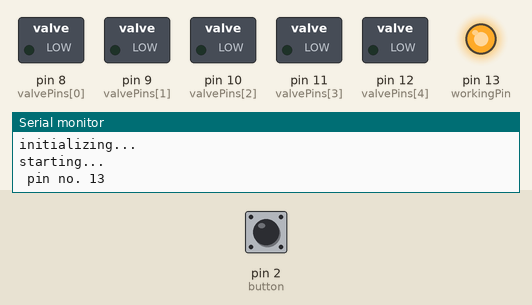
Simulated run of this sketch. Board: Arduino Uno, built with avr-gcc and run on an emulated ATmega328P. Parts: switched loads named in the sketch (green lamp = pin HIGH), output pins drawn as LEDs (lit = HIGH), the last lines printed to the serial monitor. The test bench sets the inputs (shaded band); at power-on: pin 2 (button) HIGH.

Above: at 5.0 s.
At 15.0 s:
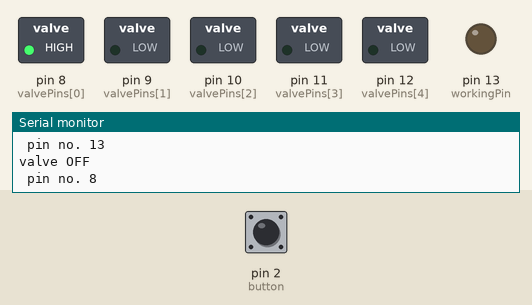
At 25.0 s:
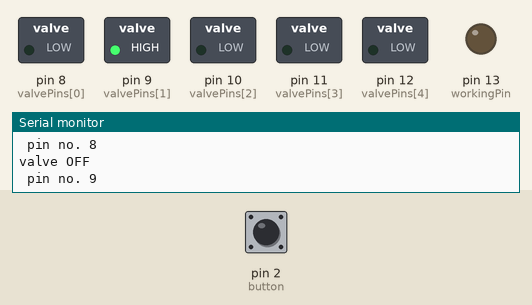
At 35.0 s:
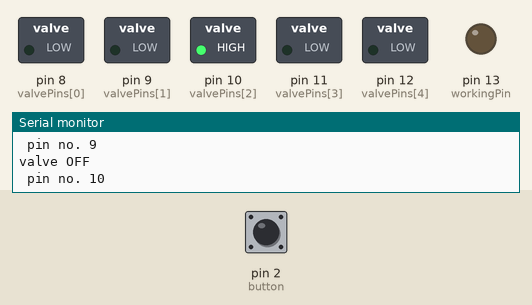
At 45.0 s:
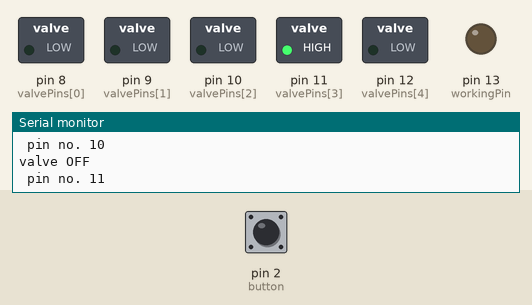
At 55.0 s:
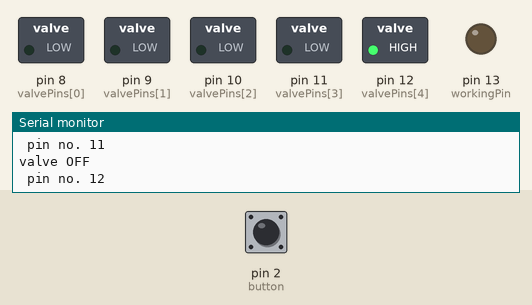
Timing chart, 0 to 78.0 s (numbered marks = the images above):
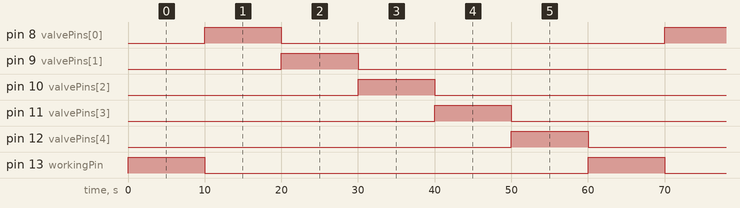

The sketch:

valves_only.ino
```cpp
/*
 *  This program is for valves installation (inital release tests,)
 *  deintallation (release all liquid,) or other tests.
 *
 *  Adjust the value of releaseTime and/or workingValve to suit different needs.
 *
 */

//////////// VALVES ////////////
// set up constant pins
const int valvePins[] = {8, 9, 10, 11, 12, 13};

// set up variables for the working valve
int workingValve = 6;
int workingPin = 13;
int button = 2;

// set up release time
int releaseTime = 10000;

void setup() {
  Serial.begin(9600);
  Serial.println("initializing...");

  // set up pin modes
  pinMode(button, INPUT);
  for (int i = 0; i < 6; i++) {
    pinMode(valvePins[i], OUTPUT);
  }
  pinMode(workingPin, OUTPUT);

  digitalWrite (button, HIGH);  // internal pull-up resistor

  //////////// valves ////////////
  for (int i = 0; i < 6; i++) {
    digitalWrite(valvePins[i], LOW); // switch all the valves OFF
  }
  Serial.println("starting...");
}

void loop() {
  if (digitalRead (button) == HIGH) {
    workingPin = valvePins[workingValve - 1];
    Serial.print(" pin no. "); Serial.print(workingPin);
    Serial.println();

    // switch on working pin
    digitalWrite(workingPin, HIGH); // switch the valve ON
    delay(releaseTime);
    digitalWrite(workingPin, LOW);
    Serial.println("valve OFF");

    // NOTE: TO RELEASE ONE DESIGNATED VALVE, comment this part and change the initial workingValve value
    if (workingValve < 6) {
      workingValve ++;
    } else {
      workingValve = 1;
    }

  }

}
```

Measured:
- by itself, pin 8 (valvePins[0]), pin 9 (valvePins[1]), pin 10 (valvePins[2]), pin 11 (valvePins[3]), pin 12 (valvePins[4]), pin 13 (workingPin): alternates HIGH for 10.0 s and LOW for 50.0 s
